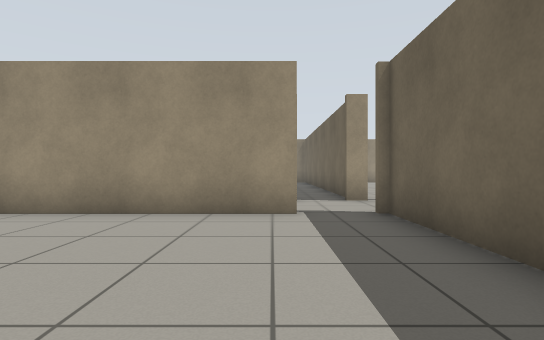
View 1 (above)

16 first-person views from a walk through a robot-simulator world made for Gazebo. The camera is 0.72 m above the floor, looks level and sees 80° across. The floor is counted in squares, 1 m on a side. Each view is taken from the middle of a square. On the plan, view 1 faces up. The plan holds only what a view shows up to about 10 squares ahead; the rest is blank.

View 2
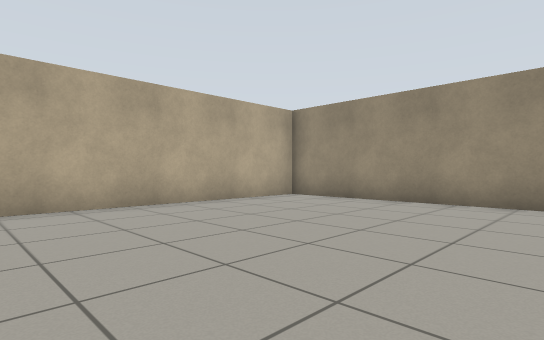

View 3
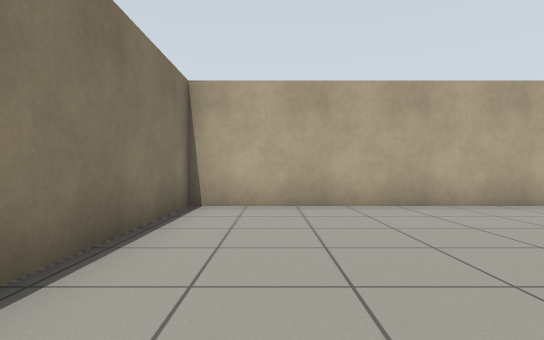

View 4
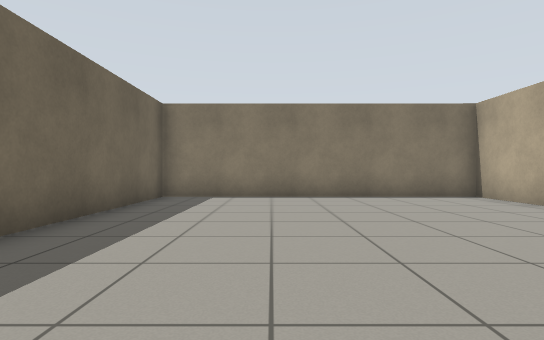

View 5
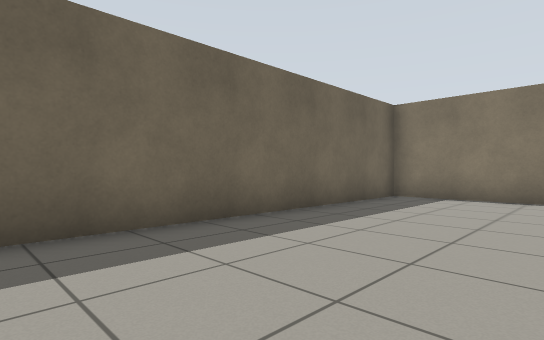

View 6
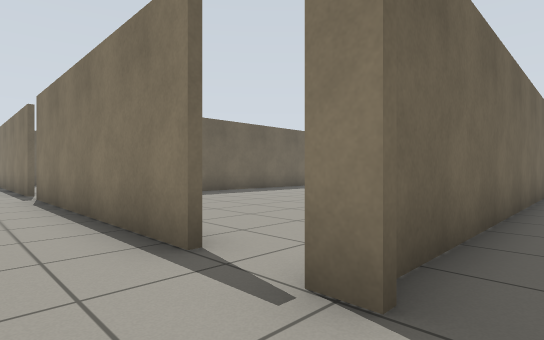

View 7
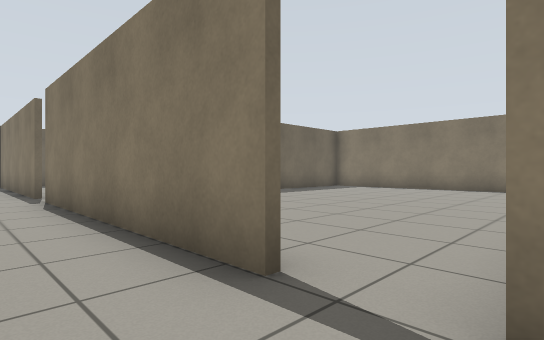

View 8
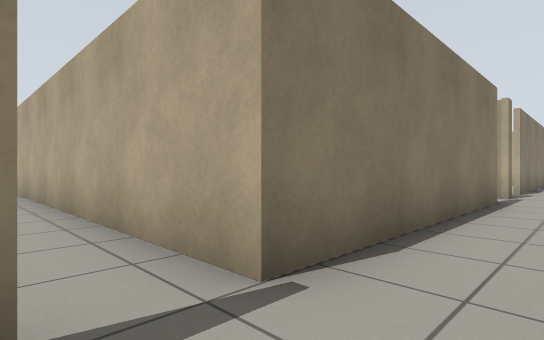

View 9
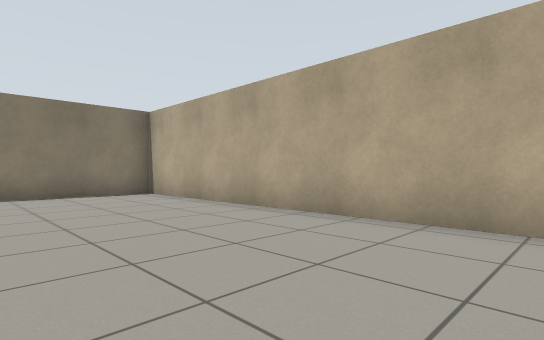

View 10
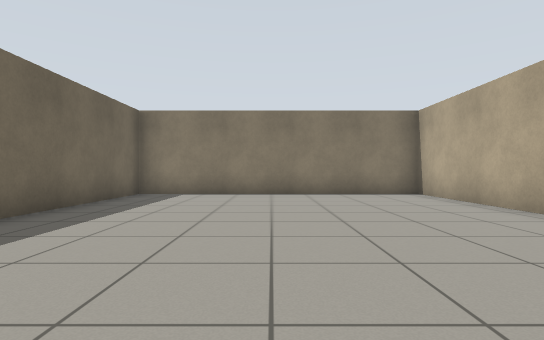

View 11
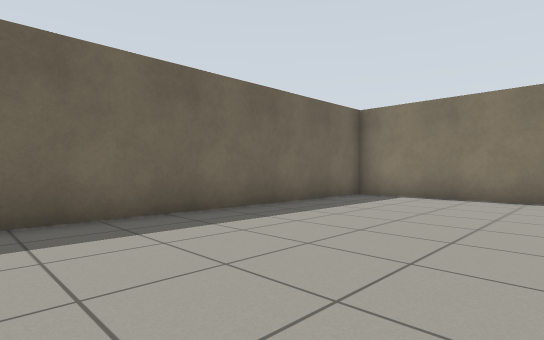

View 12
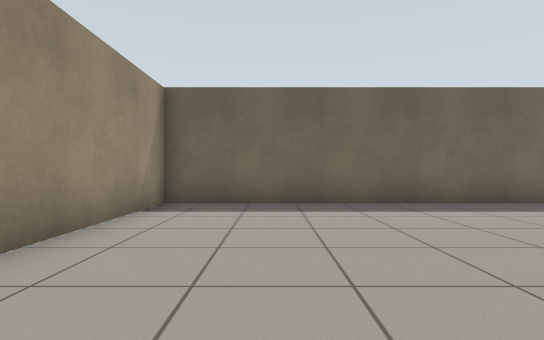

View 13
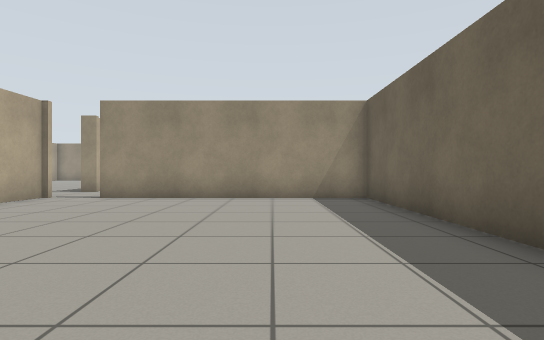

View 14
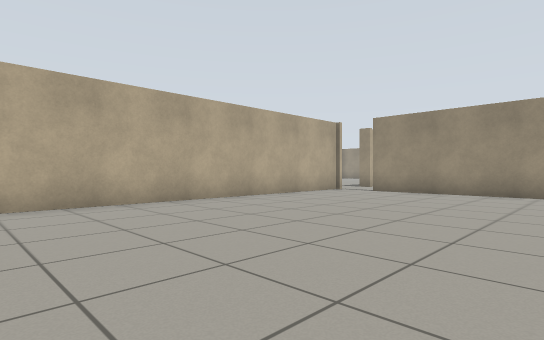

View 15
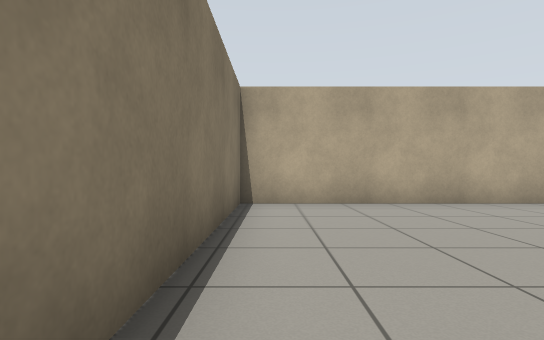

View 16
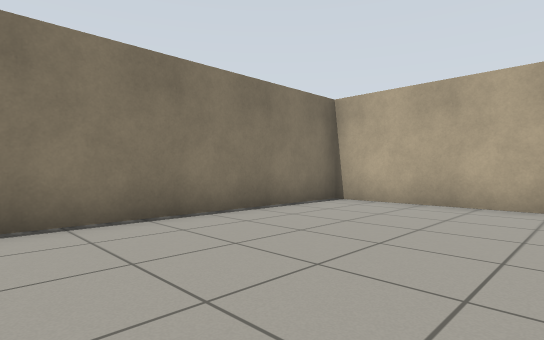

### Floor plan
Points are (right, up) in squares from view 1. A wall is a line through its corners. A room is listed if a view was taken in it or the views show most of it. See-through windows are left out.
Room 1 (views 1, 2, 3, 4, 5)
walls: (0.5, 5.3) (-6.5, 5.3) (-6.5, -5.7) (1.9, -5.7) (1.9, 4.5)
ways out: opening at (1, 5) to room 2
Room 2 (view 6)
walls: (-0.6, 5.5) (0.4, 5.5); (1.9, 4.5) (1.9, 5.5)
ways out: opening at (1, 5) to room 1; opening at (2, 6.5) to room 3; opening at (1, 8)
Room 3 (views 7, 8)
walls: (11.8, 5.5) (14.5, 5.5); (3.5, 5.5) (10.6, 5.5) (10.6, 4.5); (2.2, 7.6) (1.8, 7.6); (1.9, 5.5) (2.1, 5.5) (2.1, 4)
ways out: opening at (2, 6.5) to room 2; opening at (11, 5) to room 4; opening at (3, 5) to room 5
Room 4 (views 9, 10, 11, 12)
walls: (10.6, 4.5) (10.6, -5.7) (19, -5.7) (19, 5.3) (14.8, 5.3)
ways out: opening at (11, 5) to room 3
Room 5 (views 13, 14, 15, 16)
walls: (10.5, -0.1) (10.4, 5.3) (3.5, 5.3); (2.1, 2.3) (2.1, -5.7) (8.6, -5.7)
ways out: opening at (3, 5) to room 3

Where each view was taken, in squares from view 1:
view 1: 0 up, 0 right, facing up
view 2: 2 down, 0 right, facing up-left
view 3: 4 down, 0 right, facing left
view 4: 3 up, 1 left, facing down
view 5: 3 up, 2 left, facing down-right
view 6: 7 up, 1 right, facing down-right
view 7: 7 up, 2 right, facing down-right
view 8: 7 up, 12 right, facing down-left
view 9: 4 up, 15 right, facing down-left
view 10: 4 up, 15 right, facing down
view 11: 3 up, 14 right, facing down-right
view 12: 3 up, 12 right, facing right
view 13: 3 down, 8 right, facing up
view 14: 5 down, 9 right, facing up-left
view 15: 5 down, 9 right, facing left
view 16: 1 down, 9 right, facing down-left
